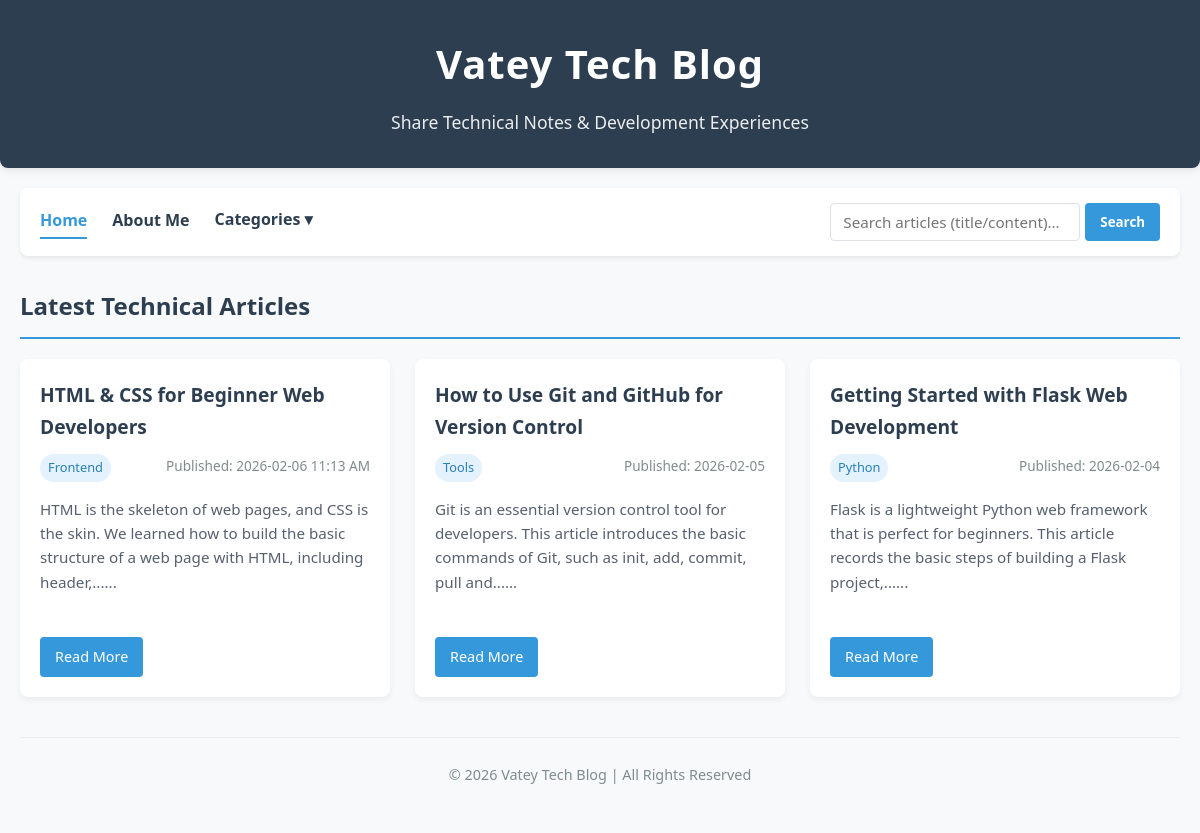
Before: / with the older database file.
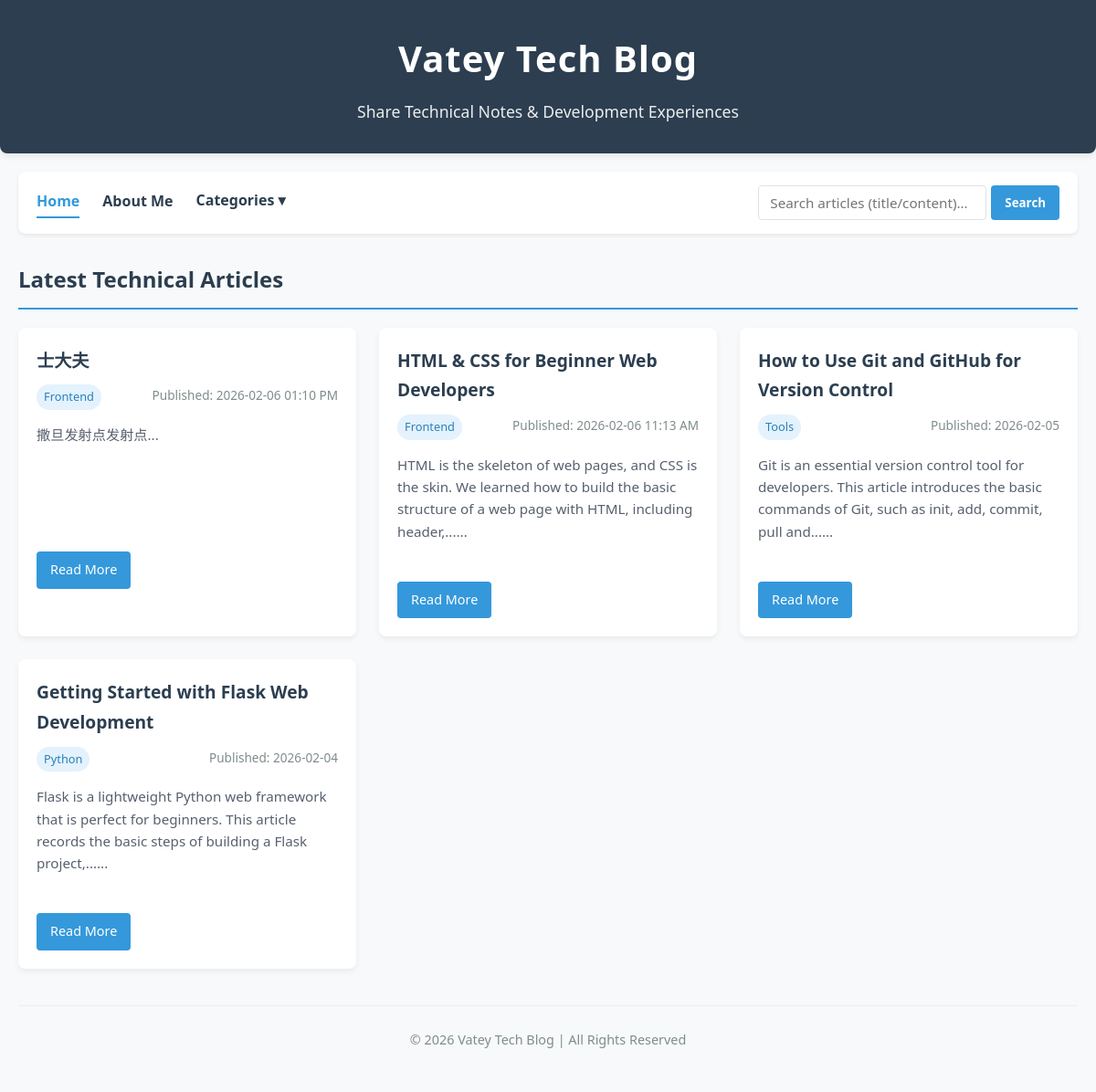
After: the same page with the newer database file.
### tables this page shows
CREATE TABLE posts (
                id INTEGER PRIMARY KEY AUTOINCREMENT,
                title TEXT NOT NULL,
                category TEXT NOT NULL,
                content TEXT NOT NULL,
                date TEXT NOT NULL
            );

### app.py (the view)
@app.route('/')
def index():
    search_query = request.args.get('query', '').strip()
    conn = get_db_connection()
    posts = conn.execute('SELECT * FROM posts ORDER BY id DESC').fetchall()
    if search_query:
        posts = conn.execute('''
            SELECT * FROM posts
            WHERE title LIKE ? OR content LIKE ?
            ORDER BY id DESC
        ''', (f'%{search_query}%', f'%{search_query}%')).fetchall()  # %通配符匹配任意字符
    else:
        posts = conn.execute('SELECT * FROM posts ORDER BY id DESC').fetchall()
    conn.close()
    return render_template(
        'index.html',
        data=BLOG_GLOBAL_DATA,
        categories=get_all_categories(),
        posts=posts,
        search_query=search_query  # 传递搜索词回显到搜索框
    )

### utils/db.py (called while the page is built)
def get_db_connection():
    conn = sqlite3.connect(DATABASE)
    conn.row_factory = sqlite3.Row  # 字典形式返回结果
    return conn

def get_all_categories():
    conn = get_db_connection()
    categories = conn.execute('SELECT DISTINCT category FROM posts ORDER BY category').fetchall()
    conn.close()
    return [cat['category'] for cat in categories]

### templates/index.html (shortened to what this page needs)
<!DOCTYPE html>
<html lang="en">
<head>
    <link rel="stylesheet" href="{{ url_for('static', filename='css/style.css') }}">
</head>
<body>
    <header>
        <h1>{{ data.title }}</h1>
        <p>{{ data.subtitle }}</p>
    </header>
    <div class="nav-search-container">
        <div class="nav-links">
            <a href="{{ url_for('index') }}" class="{% if request.path == '/' %}active{% endif %}">Home</a>
            <a href="{{ url_for('about') }}" class="{% if request.path == '/about' %}active{% endif %}">About Me</a>
            {% if categories %}
                <div class="dropdown">
                    <button class="dropdown-btn">Categories ▾</button>
                </div>
            {% endif %}
        </div>
        <form class="search-form" action="/" method="GET">
            <input type="text" name="query" placeholder="Search articles (title/content)..." value="{{ request.args.get('query', '') }}">
            <button type="submit">Search</button>
        </form>
    </div>
    <main>
        <h2 class="category-title">
            {% if request.args.get('query') %}
                Search Results for: "{{ request.args.get('query') }}"
            {% else %}
                {{ data.latest_article_tip }}
            {% endif %}
        </h2>
        {% if posts %}
            <div class="articles-grid">
                {% for post in posts %}
                    <div class="article-card">
                        <h3><a href="/article/{{ post.id }}">{{ post.title }}</a></h3>
                        <div class="article-meta">
                            <span class="category-tag">{{ post.category }}</span>
                            <span>Published: {{ post.date }}</span>
                        </div>
                        <p class="article-excerpt">{{ post.content|striptags|truncate(150) }}...</p>
                        <a href="/article/{{ post.id }}" class="read-more">Read More</a>
                    </div>
                {% endfor %}
            </div>
        {% endif %}
    </main>
    <footer>
        <p>© 2026 {{ data.title }} | All Rights Reserved</p>
    </footer>
</body>
</html>

Changed rows visible on the page:
added posts: title "士大夫", category "Frontend", date "2026-02-06 01:10 PM", content "撒旦发射点发射点"
